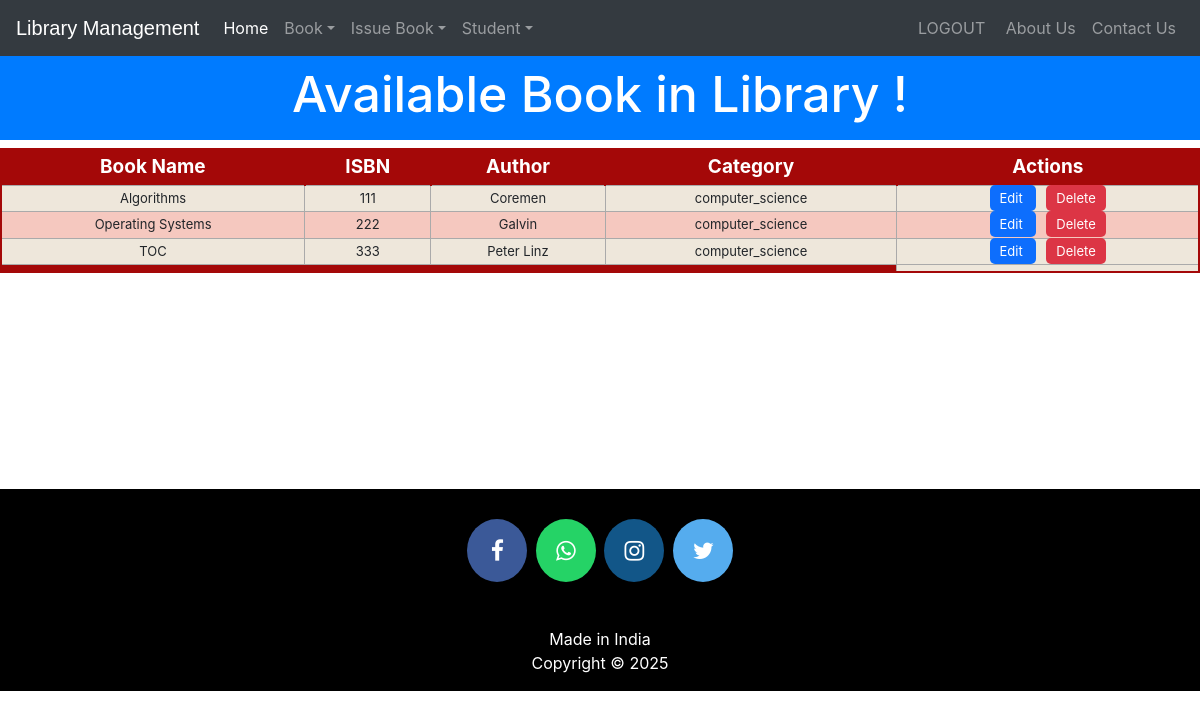
Screenshot of /viewbook (signed in) with the database file from the repository.
### library/models.py (models this page shows, shortened)
class Book(models.Model):
    catchoice= [
        ('mechanical', 'Mechanical'),
        ('ec', 'EC'),
        ('computer_science', 'Computer_Science'),
        ('electrical', 'Electrical'),
        ('civil', 'Civil'),
        ]
    name=models.CharField(max_length=30)
    isbn=models.PositiveIntegerField()
    author=models.CharField(max_length=40)
    category=models.CharField(max_length=30,choices=catchoice,default='education')

### library/views.py (the view)
# urls.py: path('viewbook', views.viewbook_view, name='viewbook'),
@login_required(login_url='adminlogin')
@user_passes_test(is_admin)
def viewbook_view(request):
    books=models.Book.objects.all()
    return render(request,'library/viewbook.html',{'books':books})

### library/views.py (called while the page is built)
def is_admin(user):
    if user.is_superuser or user.is_staff:
        return True
    else:
        return False

### templates/library/viewbook.html (shortened to what this page needs)
<!DOCTYPE html>
<html lang="en" dir="ltr">
  <head>
  </head>
  <body>
    {% include "library/navbaradmin.html" %}
    <br>
    <br>
    <h3 class="p-3 mb-2 bg-primary text-white" style = 'font-size: 50px;text-align:center;'>Available Book in Library !</h3>
{% if books%}
<table class="redTable">
<thead>
<tr>
<th>Book Name</th>
<th>ISBN</th>
<th>Author</th>
<th>Category</th>
<th>Actions</th>
</tr>
</thead>
<tfoot>
<tr>
<td colspan="4" rowspan="4">
</td>
</tr>
</tfoot>
<tbody>
  {% for book in books %}
    <tr>
      <td>{{ book.name }}</td>
      <td>{{ book.isbn }}</td>
      <td>{{ book.author }}</td>
      <td>{{ book.category }}</td>
      <td>
        <a href="{% url 'editbook' book.id %}"
           style="background:#0d6efd; padding:5px 10px; color:white; border-radius:5px; text-decoration:none;">
           Edit
        </a>
        <a href="{% url 'deletebook' book.id %}"
           style="background:#dc3545; padding:5px 10px; color:white; border-radius:5px; text-decoration:none; margin-left:10px;">
           Delete
        </a>
      </td>
    </tr>
  {% endfor %}
</tbody>
</table>
{%else%}
<h1>Have 0 book</h1>
{%endif%}
<br><br><br><br><br><br><br><br><br>
    {% include "library/footer.html" %}
  </body>
</html>

### templates/library/viewbook.html (style rules this page uses)
table.redTable { border: 2px solid #A40808; background-color: #EEE7DB; width: 100%; text-align: center; border-collapse: collapse; }
table.redTable td, table.redTable th { border: 1px solid #AAAAAA; padding: 3px 2px; }
table.redTable tbody td { font-size: 13px; }
table.redTable tr:nth-child(even) { background: #F5C8BF; }
table.redTable thead { background: #A40808; }
table.redTable thead th { font-size: 19px; font-weight: bold; color: #FFFFFF; text-align: center; border-left: 2px solid #A40808; }
table.redTable thead th:first-child { border-left: none; }
table.redTable tfoot { font-size: 13px; font-weight: bold; color: #FFFFFF; background: #A40808; }
table.redTable tfoot td { font-size: 13px; }

### rows the page displays
Book: name "Algorithms", isbn "111", author "Coremen", category "computer_science"
Book: name "Operating Systems", isbn "222", author "Galvin", category "computer_science"
Book: name "TOC", isbn "333", author "Peter Linz", category "computer_science"
